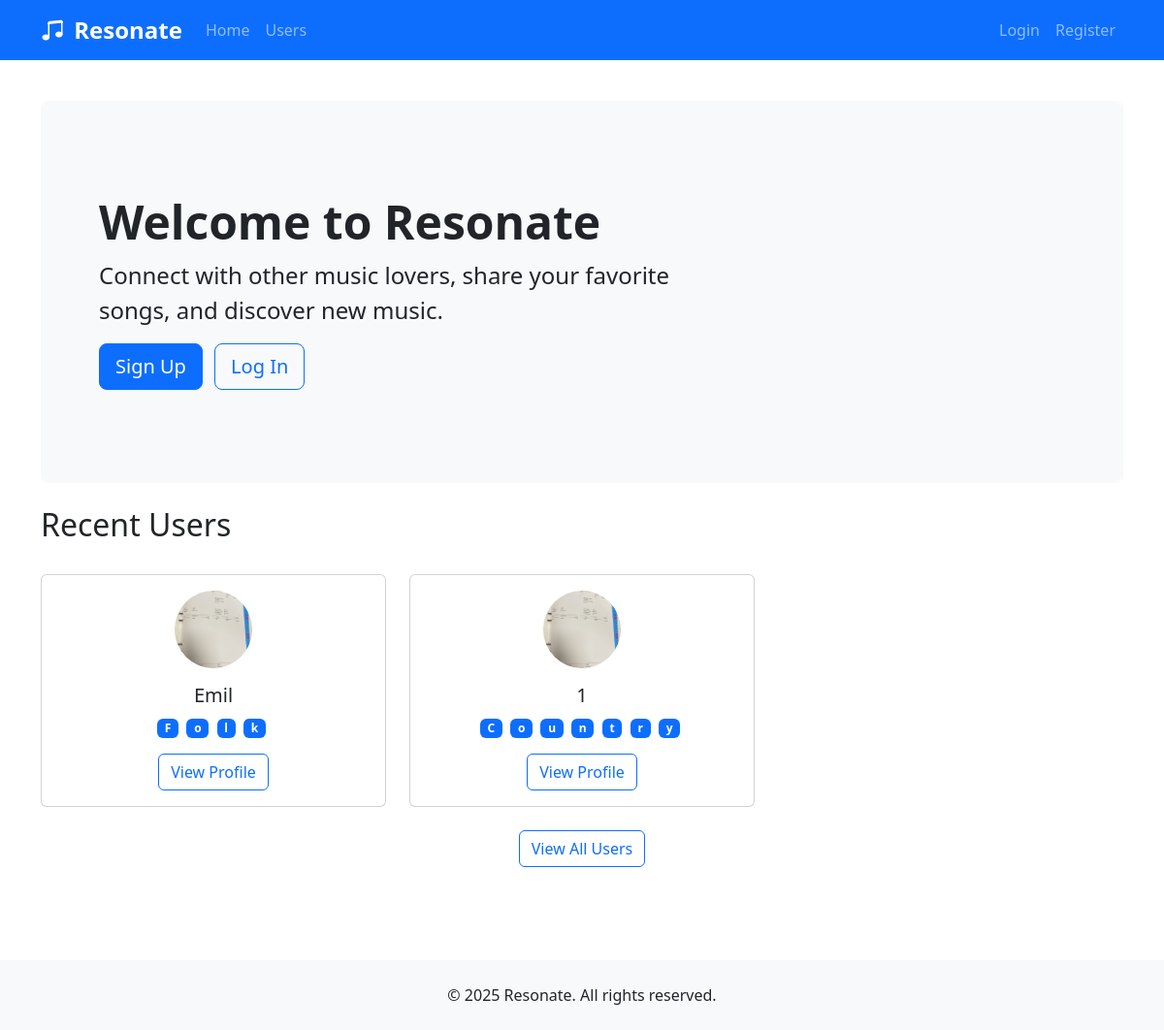
Before: / with the older database file.
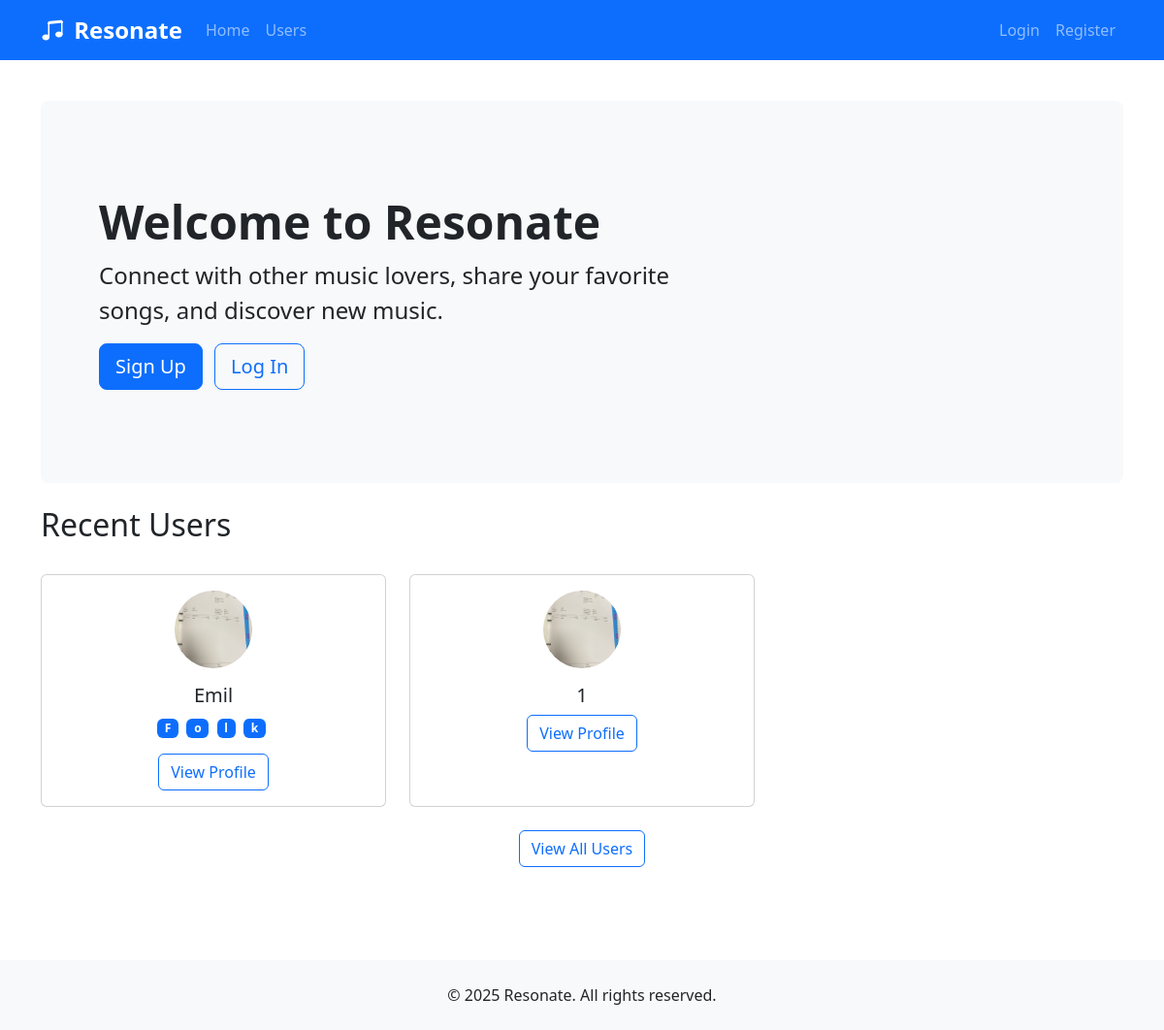
After: the same page with the newer database file.
### app.py (models this page shows, shortened)
class User(UserMixin, db.Model):
    __tablename__ = 'users'
    userId = db.Column(db.String(36), primary_key=True, default=lambda: str(uuid.uuid4()))
    username = db.Column(db.String(80), nullable=False)
    email = db.Column(db.String(120), unique=True, nullable=False)
    password = db.Column(db.String(128))
    profilePicture = db.Column(db.String, nullable=True, default='default.jpg')
    favoriteGenres = db.Column(db.String, nullable=True)
    createdAt = db.Column(db.DateTime, default=datetime.utcnow)
    bio = db.Column(db.Text, nullable=True)
    sotd_title = db.Column(db.String(200), nullable=True)
    sotd_artist = db.Column(db.String(200), nullable=True)
    song_picture = db.Column(db.String(200), nullable=True)
    favorite_songs = db.Column(db.String, nullable=True)
    _followers = db.relationship(
        'User',
        secondary='followers',
        primaryjoin='User.userId==followers.c.followerId',
        secondaryjoin='User.userId==followers.c.followingId',
        backref='following'
    )

### app.py (the view)
@app.route('/')
def index():
    users = User.query.all()
    return render_template('index.html', users=users)

### templates/index.html (shortened to what this page needs)
{% extends "base.html" %}
{% block content %}
<div class="container">
    <div class="row">
        <div class="col-md-12">
            <div class="p-5 mb-4 bg-light rounded-3">
                <div class="container-fluid py-5">
                    <h1 class="display-5 fw-bold">Welcome to Resonate</h1>
                    <p class="col-md-8 fs-4">Connect with other music lovers, share your favorite songs, and discover new music.</p>
                    {% if not current_user.is_authenticated %}
                    <div>
                        <a href="{{ url_for('register') }}" class="btn btn-primary btn-lg me-2">Sign Up</a>
                        <a href="{{ url_for('login') }}" class="btn btn-outline-primary btn-lg">Log In</a>
                    </div>
                    {% else %}
                    <a href="{{ url_for('create_post') }}" class="btn btn-primary btn-lg">Create a Post</a>
                    {% endif %}
                </div>
            </div>
        </div>
    </div>
    <div class="row mb-4">
        <div class="col-md-12">
            <h2>Recent Users</h2>
        </div>
    </div>
    <div class="row">
        {% for user in users[:6] %}
        <div class="col-md-4 mb-4">
            <div class="card h-100">
                <div class="card-body text-center">
                    <img src="{{ url_for('static', filename='profile_pics/' + user.profilePicture) }}"
                         class="rounded-circle mb-3" style="width: 80px; height: 80px; object-fit: cover;"
                         alt="{{ user.username }}'s profile picture">
                    <h5 class="card-title">{{ user.username }}</h5>
                    {% if user.favoriteGenres %}
                    <div class="mb-3">
                        {% for genre in user.favoriteGenres %}
                        <span class="badge bg-primary me-1">{{ genre }}</span>
                        {% endfor %}
                    </div>
                    {% endif %}
                    <a href="{{ url_for('profile', username=user.username) }}" class="btn btn-outline-primary">View Profile</a>
                </div>
            </div>
        </div>
        {% endfor %}
    </div>
    <div class="row mb-5">
        <div class="col-md-12 text-center">
            <a href="{{ url_for('users') }}" class="btn btn-outline-primary">View All Users</a>
        </div>
    </div>
</div>
{% endblock %}

### templates/base.html (shortened to what this page needs)
<!DOCTYPE html>
<html lang="en">
<head>
    <link href="https://cdn.jsdelivr.net/npm/bootstrap@5.2.3/dist/css/bootstrap.min.css" rel="stylesheet">
    <link rel="stylesheet" href="https://cdn.jsdelivr.net/npm/bootstrap-icons@1.10.3/font/bootstrap-icons.css">
</head>
<body>
    <nav class="navbar navbar-expand-lg navbar-dark bg-primary fixed-top">
        <div class="container">
            <a class="navbar-brand" href="{{ url_for('index') }}">
                <i class="bi bi-music-note-beamed me-1"></i> Resonate
            </a>
            <div class="collapse navbar-collapse" id="navbarNav">
                <ul class="navbar-nav me-auto">
                    <li class="nav-item">
                        <a class="nav-link" href="{{ url_for('index') }}">Home</a>
                    </li>
                    <li class="nav-item">
                        <a class="nav-link" href="{{ url_for('users') }}">Users</a>
                    </li>
                </ul>
                <ul class="navbar-nav ms-auto">
                    {% if current_user.is_authenticated %}
                    <li class="nav-item dropdown">
                        <a class="nav-link dropdown-toggle" href="#" role="button" data-bs-toggle="dropdown">
                            <img src="{{ url_for('static', filename='profile_pics/' + current_user.profilePicture) }}"
                                 class="rounded-circle me-1" style="width: 24px; height: 24px; object-fit: cover;">
                            {{ current_user.username }}
                        </a>
                        <ul class="dropdown-menu dropdown-menu-end">
                            <li>
                                <a class="dropdown-item" href="{{ url_for('profile', username=current_user.username) }}">
                                    <i class="bi bi-person me-2"></i>My Profile
                                </a>
                            </li>
                            <li>
                                <a class="dropdown-item" href="{{ url_for('edit_profile') }}">
                                    <i class="bi bi-gear me-2"></i>Edit Profile
                                </a>
                            </li>
                            <li><hr class="dropdown-divider"></li>
                            <li>
                                <a class="dropdown-item" href="{{ url_for('logout') }}">
                                    <i class="bi bi-box-arrow-right me-2"></i>Logout
                                </a>
                            </li>
                        </ul>
                    </li>
                    {% else %}
                    <li class="nav-item">
                        <a class="nav-link" href="{{ url_for('login') }}">Login</a>
                    </li>
                    <li class="nav-item">
                        <a class="nav-link" href="{{ url_for('register') }}">Register</a>
                    </li>
                    {% endif %}
                </ul>
            </div>
        </div>
    </nav>
    <main class="py-5">
        {% block content %}{% endblock %}
    </main>
    <footer class="text-center py-4">
        <div class="container">
            <p class="mb-0">&copy; 2025 Resonate. All rights reserved.</p>
        </div>
    </footer>
</body>
</html>

### templates/base.html (style rules this page uses)
body { padding-top: 56px; min-height: 100vh; display: flex; flex-direction: column; }
main { flex: 1; }
.navbar-brand { font-weight: bold; font-size: 1.5rem; }
.nav-link { font-weight: 500; }
footer { margin-top: auto; background-color: #f8f9fa; padding: 1rem 0; }

Changed rows visible on the page:
changed User (number 2 of 2 on the later page): favoriteGenres "Country" → empty (drawn)
Other visible differences:
list line gone: "C"
list line gone: "o"
list line gone: "u"
list line gone: "n"
list line gone: "t"
list line gone: "r"
list line gone: "y"
